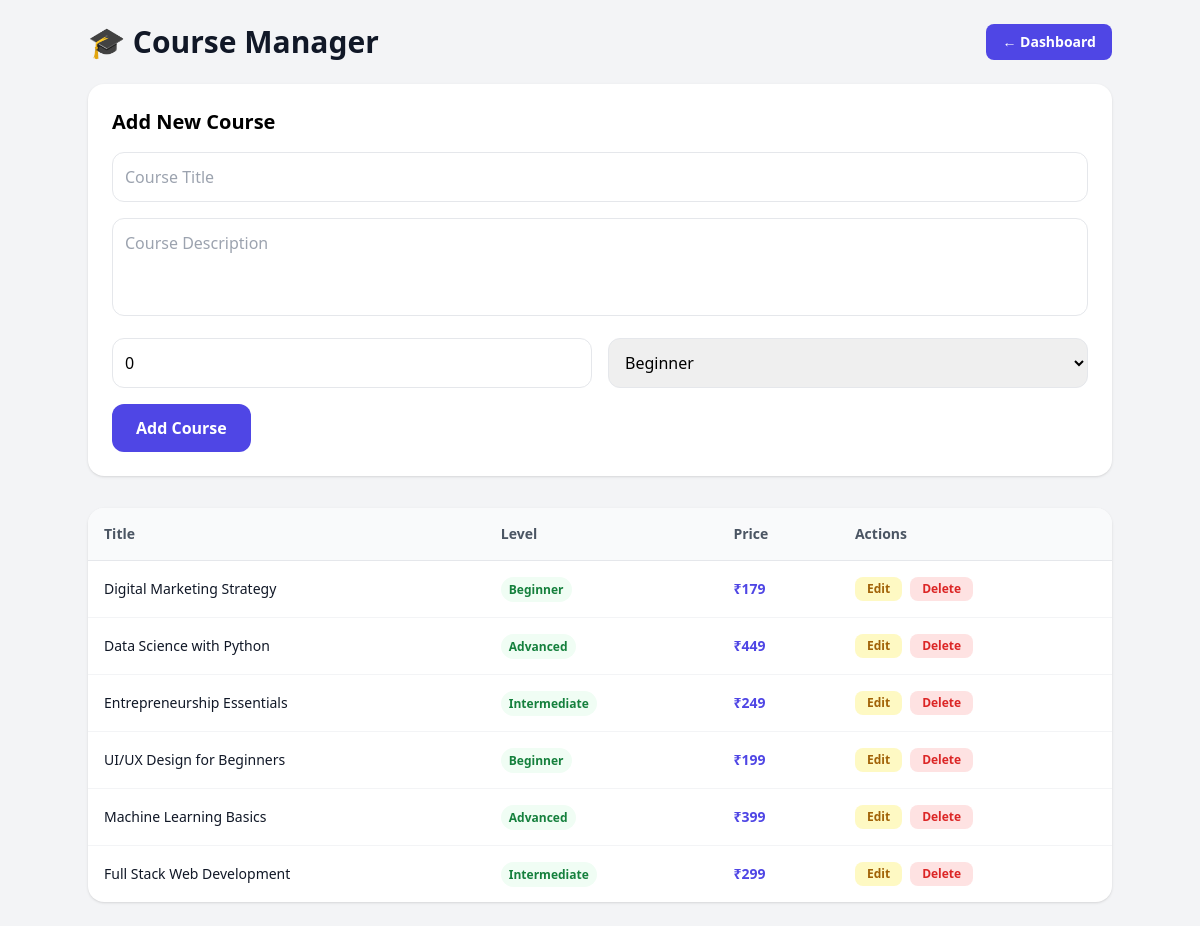
/admin_course_manager.php (signed in), run on the app's committed database.
### tables this page shows
CREATE TABLE IF NOT EXISTS courses (
    id         INT PRIMARY KEY AUTO_INCREMENT,
    title      VARCHAR(255) NOT NULL,
    `desc`     TEXT,
    level      ENUM('Beginner','Intermediate','Advanced') DEFAULT 'Beginner',
    rating     VARCHAR(10) DEFAULT '5.0',
    time       VARCHAR(50),
    cat        VARCHAR(50),
    instructor VARCHAR(100),
    img        VARCHAR(500),
    price      INT DEFAULT 0,
    enrolled   INT DEFAULT 0,
    created_at TIMESTAMP DEFAULT CURRENT_TIMESTAMP
);

### admin_course_manager.php (the view, shortened to what this page needs)
<?php
$pdo = connectDatabase();
$edit = null;
$courses = $pdo->query("SELECT id, title, price, level, created_at FROM courses ORDER BY id DESC")->fetchAll();
?>
<!DOCTYPE html>
<html lang="en">
<head>
<script src="https://cdn.tailwindcss.com"></script>
</head>
<body class="bg-gray-100 min-h-screen p-6">
<div class="max-w-5xl mx-auto">
    <div class="flex justify-between items-center mb-6">
        <h1 class="text-3xl font-bold text-gray-900">🎓 Course Manager</h1>
        <a href="admin_dashboard.php" class="px-4 py-2 bg-indigo-600 text-white rounded-lg text-sm font-bold hover:bg-indigo-700">← Dashboard</a>
    </div>
    <div class="bg-white rounded-2xl shadow p-6 mb-8">
        <h2 class="text-xl font-bold mb-4"><?= $edit ? 'Edit Course' : 'Add New Course' ?></h2>
        <form method="POST" class="space-y-4">
            <input type="text" name="title" placeholder="Course Title" required value="<?= htmlspecialchars($edit['title'] ?? '') ?>"
                class="w-full p-3 rounded-xl border border-gray-200 outline-none focus:ring-2 focus:ring-indigo-500">
            <textarea name="desc" rows="3" placeholder="Course Description" required
                class="w-full p-3 rounded-xl border border-gray-200 outline-none focus:ring-2 focus:ring-indigo-500 resize-none"><?= htmlspecialchars($edit['desc'] ?? '') ?></textarea>
            <div class="grid grid-cols-2 gap-4">
                <input type="number" name="price" placeholder="Price (₹)" value="<?= $edit['price'] ?? 0 ?>"
                    class="p-3 rounded-xl border border-gray-200 outline-none focus:ring-2 focus:ring-indigo-500">
                <select name="level" class="p-3 rounded-xl border border-gray-200 outline-none focus:ring-2 focus:ring-indigo-500">
                    <?php foreach (['Beginner','Intermediate','Advanced'] as $l): ?>
                    <option value="<?= $l ?>" <?= ($edit['level'] ?? '') === $l ? 'selected' : '' ?>><?= $l ?></option>
                    <?php endforeach; ?>
                </select>
            </div>
            <div class="flex gap-3">
                <button type="submit" class="px-6 py-3 bg-indigo-600 text-white font-bold rounded-xl hover:bg-indigo-700 transition">
                    <?= $edit ? 'Update Course' : 'Add Course' ?>
                </button>
            </div>
        </form>
    </div>
    <div class="bg-white rounded-2xl shadow overflow-hidden">
        <table class="w-full text-sm">
            <thead class="bg-gray-50 border-b">
                <tr>
                    <th class="text-left p-4 font-semibold text-gray-600">Title</th>
                    <th class="text-left p-4 font-semibold text-gray-600">Level</th>
                    <th class="text-left p-4 font-semibold text-gray-600">Price</th>
                    <th class="text-left p-4 font-semibold text-gray-600">Actions</th>
                </tr>
            </thead>
            <tbody class="divide-y divide-gray-100">
                <?php foreach ($courses as $c): ?>
                <tr class="hover:bg-gray-50">
                    <td class="p-4 font-medium text-gray-900"><?= htmlspecialchars($c['title']) ?></td>
                    <td class="p-4"><span class="px-2 py-1 bg-green-50 text-green-700 rounded-full text-xs font-bold"><?= htmlspecialchars($c['level']) ?></span></td>
                    <td class="p-4 font-bold text-indigo-600">₹<?= number_format($c['price']) ?></td>
                    <td class="p-4 flex gap-2">
                        <a href="?edit=<?= $c['id'] ?>" class="px-3 py-1 bg-yellow-100 text-yellow-700 rounded-lg text-xs font-bold hover:bg-yellow-200">Edit</a>
                        <a href="?delete=<?= $c['id'] ?>" onclick="return confirm('Delete this course?')" class="px-3 py-1 bg-red-100 text-red-600 rounded-lg text-xs font-bold hover:bg-red-200">Delete</a>
                    </td>
                </tr>
                <?php endforeach; ?>
            </tbody>
        </table>
    </div>
</div>
</body>
</html>

### data on the page
courses: title "Digital Marketing Strategy", level "Beginner", price "179"
courses: title "Data Science with Python", level "Advanced", price "449"
courses: title "Entrepreneurship Essentials", level "Intermediate", price "249"
courses: title "UI/UX Design for Beginners", level "Beginner", price "199"
courses: title "Machine Learning Basics", level "Advanced", price "399"
courses: title "Full Stack Web Development", level "Intermediate", price "299"

### other printed values
form field level "Beginner"
